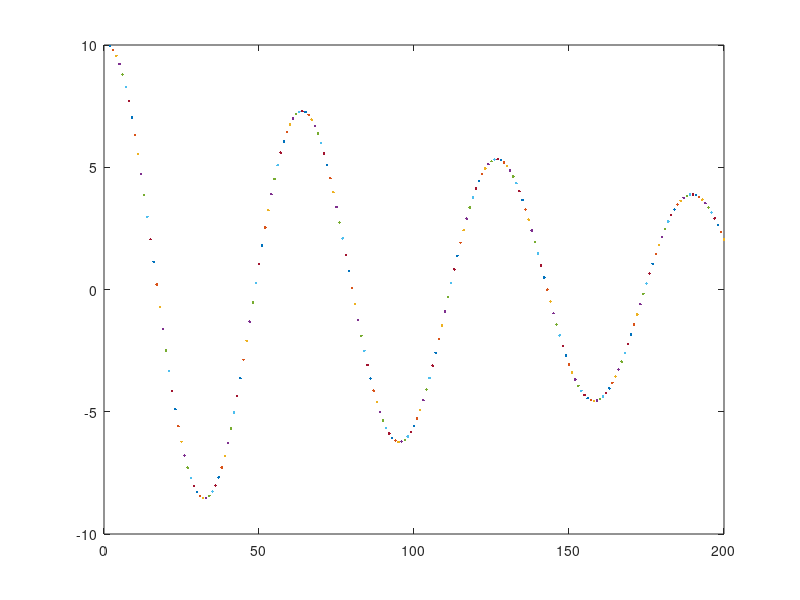

Source code (MATLAB):
dt = 0.1;
k = 1;
m = 1;
c=0.1;

V(1)=0;
X(1)=10;
i=1;
percent = 0.1;
time_period = 2*3.14159265*sqrt(m/k)
  
  for t=2:200
    dx1 = V(i) * dt;
    dv1 = (-(c*V(i)+(k/m)*X(i))*dt);
    dx2 = (V(i)+dv1/2)*dt;
    dv2 = (-(c*(V(i)+dv1/2)+(k/m)*(X(i)+dx1/2)))*dt;
    dx3 = (V(i)+dv2)*dt;
    dv3 = (-(c*(V(i)+dv2)+(k/m)*(X(i)+dx2)))*dt;
    
    dx = (dx1+2*dx2+dx3)/4;
    dv = (dv1+2*dv2+dv3)/4;
    
    
    X(i+1) = X(i) + dx;
    V(i+1) = V(i) + dv;
    
    plot(t,X(i+1));
    pause(0.005);
    hold on
    
    
    i= i +1;
  end
 